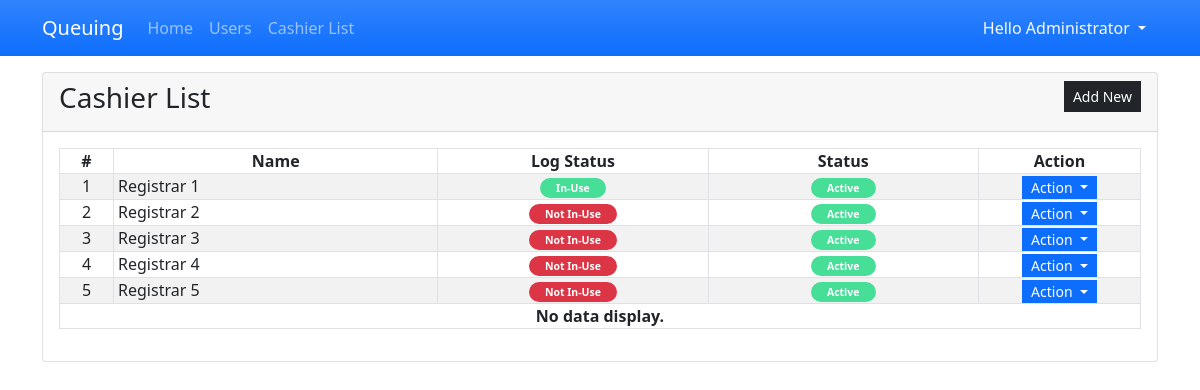
Page /?page=cashiers (signed in) on the committed database.
### tables this page shows
CREATE TABLE `cashier_list` (
            `cashier_id` INTEGER NOT NULL PRIMARY KEY AUTOINCREMENT,
            `name` TEXT NOT NULL,
            `log_status` INTEGER NOT NULL DEFAULT 0,
            `status` INTEGER NOT NULL DEFAULT 1
        );

### cashiers.php (the view, shortened to what this page needs)
<div class="card">
    <div class="card-header d-flex justify-content-between">
        <h3 class="card-title">Cashier List</h3>
        <div class="card-tools align-middle">
            <button class="btn btn-dark btn-sm py-1 rounded-0" type="button" id="create_new">Add New</button>
        </div>
    </div>
    <div class="card-body">
        <table class="table table-hover table-striped table-bordered">
            <colgroup>
                <col width="5%">
                <col width="30%">
                <col width="25%">
                <col width="25%">
                <col width="15%">
            </colgroup>
            <thead>
                <tr>
                    <th class="text-center p-0">#</th>
                    <th class="text-center p-0">Name</th>
                    <th class="text-center p-0">Log Status</th>
                    <th class="text-center p-0">Status</th>
                    <th class="text-center p-0">Action</th>
                </tr>
            </thead>
            <tbody>
                <?php
                $sql = "SELECT * FROM `cashier_list`  order by `name` asc";
                $qry = $conn->query($sql);
                $i = 1;
                    while($row = $qry->fetchArray()):
                ?>
                <tr>
                    <td class="text-center p-0"><?php echo $i++; ?></td>
                    <td class="py-0 px-1"><?php echo $row['name'] ?></td>
                    <td class="py-0 px-1 text-center">
                        <?php
                            if($row['log_status'] == 1){
                                echo  '<span class="py-1 px-3 badge rounded-pill bg-success"><small>In-Use</small></span>';
                            }else{
                                echo  '<span class="py-1 px-3 badge rounded-pill bg-danger"><small>Not In-Use</small></span>';
                            }
                        ?>
                    </td>
                    <td class="py-0 px-1 text-center">
                        <?php
                            if($row['status'] == 1){
                                echo  '<span class="py-1 px-3 badge rounded-pill bg-success"><small>Active</small></span>';
                            }else{
                                echo  '<span class="py-1 px-3 badge rounded-pill bg-danger"><small>In-Active</small></span>';
                            }
                        ?>
                    </td>
                    <th class="text-center py-0 px-1">
                        <div class="btn-group" role="group">
                            <button id="btnGroupDrop1" type="button" class="btn btn-primary dropdown-toggle btn-sm rounded-0 py-0" data-bs-toggle="dropdown" aria-expanded="false">
                            Action
                            </button>
                        </div>
                    </th>
                </tr>
                <?php endwhile; ?>
                <?php if(!$qry->fetchArray()): ?>
                    <tr>
                        <th class="text-center p-0" colspan="5">No data display.</th>
                    </tr>
                <?php endif; ?>
            </tbody>
        </table>
    </div>
</div>

### index.php (shortened to what this page needs)
<?php
$page = isset($_GET['page']) ? $_GET['page'] : 'home';
?>
<!DOCTYPE html>
<html lang="en">
<head>
    <link rel="stylesheet" href="./Font-Awesome-master/css/all.min.css">
    <link rel="stylesheet" href="./css/bootstrap.min.css">
    <link rel="stylesheet" href="./select2/css/select2.min.css">
    <link rel="stylesheet" href="./DataTables/datatables.min.css">
</head>
<body>
    <main>
    <nav class="navbar navbar-expand-lg navbar-dark bg-primary bg-gradient" id="topNavBar">
        <div class="container">
            <a class="navbar-brand" href="./">
            Queuing
            </a>
            <div class="collapse navbar-collapse" id="navbarNav">
                <ul class="navbar-nav">
                    <li class="nav-item">
                        <a class="nav-link <?php echo ($page == 'home')? 'active' : '' ?>" aria-current="page" href="./">Home</a>
                    </li>
                    <li class="nav-item">
                        <a class="nav-link <?php echo ($page == 'users')? 'active' : '' ?>" aria-current="page" href="./?page=users">Users</a>
                    </li>
                    <li class="nav-item">
                        <a class="nav-link" href="./?page=cashiers">Cashier List</a>
                    </li>
                </ul>
            </div>
            <div>
            <div class="dropdown">
                <button class="btn btn-secondary dropdown-toggle bg-transparent  text-light border-0" type="button" id="dropdownMenuButton1" data-bs-toggle="dropdown" aria-expanded="false">
                    Hello <?php echo $_SESSION['fullname'] ?>
                </button>
            </div>
            </div>
        </div>
    </nav>
    <div class="container py-3" id="page-container">
        <?php
            include $page.'.php';
        ?>
    </div>
    </main>
</body>
</html>

### index.php (style rules this page uses)
:root { --bs-success-rgb:71, 222, 152 !important; }
html,body { height:100%; width:100%; }
main { height:100%; display:flex; flex-flow:column; }
#page-container { flex: 1 1 auto; overflow:auto; }
#topNavBar { flex: 0 1 auto; }

### rows in the picture
cashier_list: name "Registrar 1", log_status "In-Use", status "Active"
cashier_list: name "Registrar 2", log_status "Not In-Use", status "Active"
cashier_list: name "Registrar 3", log_status "Not In-Use", status "Active"
cashier_list: name "Registrar 4", log_status "Not In-Use", status "Active"
cashier_list: name "Registrar 5", log_status "Not In-Use", status "Active"

### other values in the picture
$_SESSION['fullname'] "Administrator"
